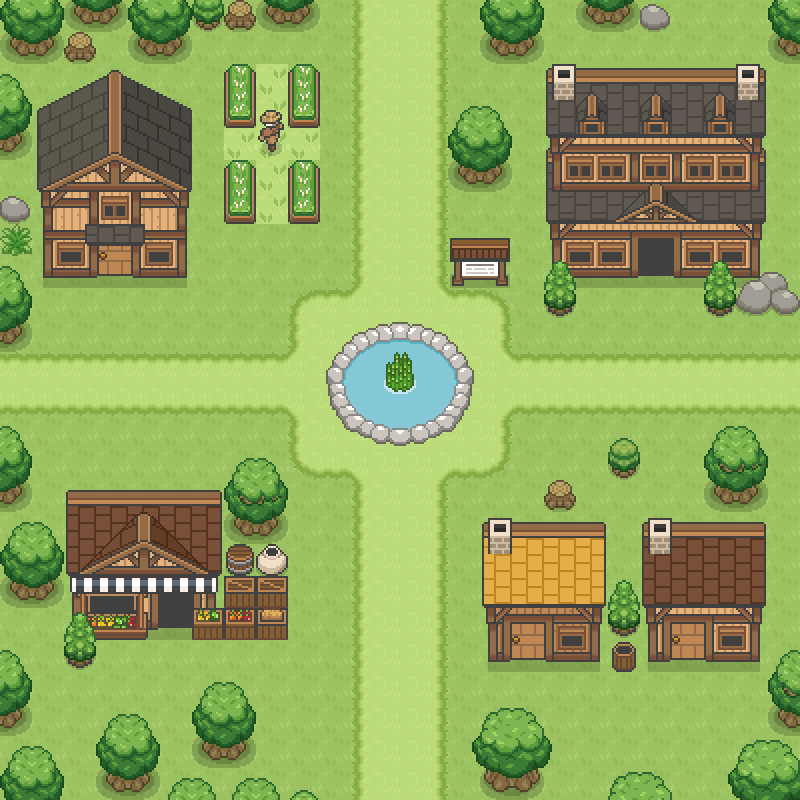

Below is a game level as drawn by its tile map, then a one-line description and the .tmx that defines it (tile-layer data replaced by summaries):
An orthogonal 25x25 tile map with 32x32 px tiles, 5 tile layers (ground, buildings, trees, objects, ...).

<map version="1.10" tiledversion="1.11.2" orientation="orthogonal" renderorder="right-down" width="25" height="25" tilewidth="32" tileheight="32" infinite="0" nextlayerid="7" nextobjectid="1">
 <tileset firstgid="1" source="zone1.tsx" />
 <layer id="1" name="ground" width="25" height="25">
  <data>[625 cells, 625 non-empty, 15 distinct tile ids]</data>
 </layer>
 <layer id="2" name="buildings" width="25" height="25">
  <data>[625 cells, 150 non-empty, 149 distinct tile ids]</data>
 </layer>
 <layer id="3" name="trees" width="25" height="25">
  <data>[625 cells, 143 non-empty, 57 distinct tile ids]</data>
 </layer>
 <layer id="5" name="objects" width="25" height="25">
  <data>[625 cells, 22 non-empty, 15 distinct tile ids]</data>
 </layer>
 <layer id="6" name="overlay" width="25" height="25">
  <data>[625 cells, 0 non-empty, 0 distinct tile ids]</data>
 </layer>
</map>
